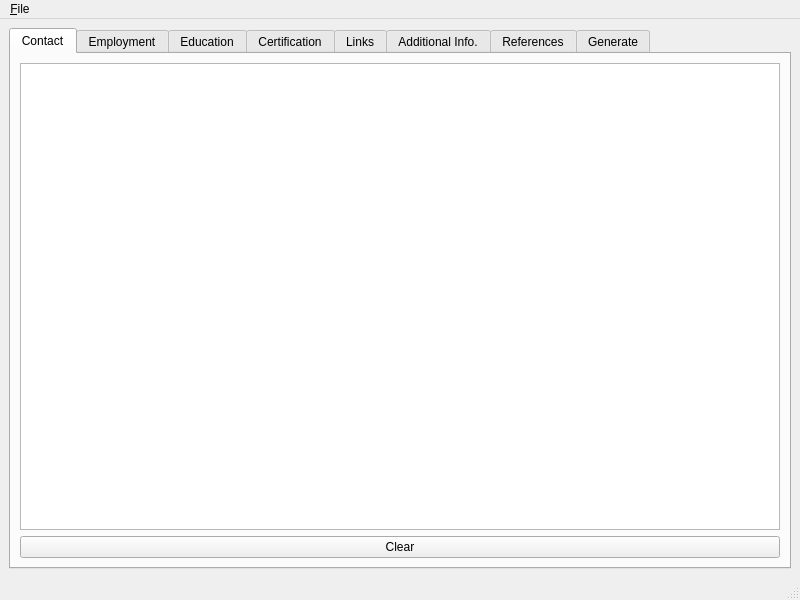
<?xml version="1.0" encoding="UTF-8"?>
<ui version="4.0">
 <class>MainWindow</class>
 <widget class="QMainWindow" name="MainWindow">
  <property name="geometry">
   <rect>
    <x>0</x>
    <y>0</y>
    <width>800</width>
    <height>600</height>
   </rect>
  </property>
  <property name="windowTitle">
   <string>MainWindow</string>
  </property>
  <widget class="QWidget" name="centralwidget">
   <layout class="QGridLayout" name="gridLayout">
    <item row="0" column="0">
     <widget class="QTabWidget" name="tabWidget">
      <property name="currentIndex">
       <number>0</number>
      </property>
      <widget class="QWidget" name="contact">
       <attribute name="title">
        <string>Contact</string>
       </attribute>
       <layout class="QGridLayout" name="gridLayout_2">
        <item row="0" column="0">
         <widget class="QTableView" name="contactView"/>
        </item>
        <item row="1" column="0">
         <widget class="QPushButton" name="clear_contact">
          <property name="text">
           <string>Clear</string>
          </property>
         </widget>
        </item>
       </layout>
      </widget>
      <widget class="QWidget" name="employment">
       <attribute name="title">
        <string>Employment</string>
       </attribute>
       <layout class="QGridLayout" name="gridLayout_3">
        <item row="0" column="1">
         <widget class="QScrollArea" name="scrollArea">
          <property name="widgetResizable">
           <bool>true</bool>
          </property>
          <widget class="QWidget" name="scrollAreaWidgetContents">
           <property name="geometry">
            <rect>
             <x>0</x>
             <y>0</y>
             <width>764</width>
             <height>438</height>
            </rect>
           </property>
           <layout class="QGridLayout" name="gridLayout_5">
            <item row="0" column="0">
             <layout class="QGridLayout" name="employmentGrid"/>
            </item>
           </layout>
          </widget>
         </widget>
        </item>
        <item row="1" column="1">
         <widget class="QPushButton" name="newEmployment">
          <property name="text">
           <string>New</string>
          </property>
         </widget>
        </item>
       </layout>
      </widget>
      <widget class="QWidget" name="education">
       <attribute name="title">
        <string>Education</string>
       </attribute>
       <layout class="QGridLayout" name="gridLayout_4">
        <item row="0" column="0">
         <widget class="QScrollArea" name="scrollArea_2">
          <property name="widgetResizable">
           <bool>true</bool>
          </property>
          <widget class="QWidget" name="scrollAreaWidgetContents_2">
           <property name="geometry">
            <rect>
             <x>0</x>
             <y>0</y>
             <width>764</width>
             <height>438</height>
            </rect>
           </property>
           <layout class="QGridLayout" name="gridLayout_7">
            <item row="0" column="0">
             <layout class="QGridLayout" name="educationGrid"/>
            </item>
           </layout>
          </widget>
         </widget>
        </item>
        <item row="1" column="0">
         <widget class="QPushButton" name="newEducation">
          <property name="text">
           <string>New</string>
          </property>
         </widget>
        </item>
       </layout>
      </widget>
      <widget class="QWidget" name="certification">
       <attribute name="title">
        <string>Certification</string>
       </attribute>
       <layout class="QGridLayout" name="gridLayout_8">
        <item row="0" column="1">
         <widget class="QScrollArea" name="scrollArea_3">
          <property name="widgetResizable">
           <bool>true</bool>
          </property>
          <widget class="QWidget" name="scrollAreaWidgetContents_3">
           <property name="geometry">
            <rect>
             <x>0</x>
             <y>0</y>
             <width>764</width>
             <height>438</height>
            </rect>
           </property>
           <layout class="QGridLayout" name="gridLayout_6">
            <item row="0" column="0">
             <layout class="QGridLayout" name="certificationGrid"/>
            </item>
           </layout>
          </widget>
         </widget>
        </item>
        <item row="1" column="1">
         <widget class="QPushButton" name="newCertification">
          <property name="text">
           <string>New</string>
          </property>
         </widget>
        </item>
       </layout>
      </widget>
      <widget class="QWidget" name="links">
       <attribute name="title">
        <string>Links</string>
       </attribute>
       <layout class="QGridLayout" name="gridLayout_9">
        <item row="0" column="0">
         <widget class="QScrollArea" name="scrollArea_4">
          <property name="widgetResizable">
           <bool>true</bool>
          </property>
          <widget class="QWidget" name="scrollAreaWidgetContents_4">
           <property name="geometry">
            <rect>
             <x>0</x>
             <y>0</y>
             <width>764</width>
             <height>438</height>
            </rect>
           </property>
           <layout class="QGridLayout" name="gridLayout_11">
            <item row="0" column="0">
             <layout class="QGridLayout" name="linksGrid"/>
            </item>
           </layout>
          </widget>
         </widget>
        </item>
        <item row="1" column="0">
         <widget class="QPushButton" name="newLink">
          <property name="text">
           <string>New</string>
          </property>
         </widget>
        </item>
       </layout>
      </widget>
      <widget class="QWidget" name="additionalInfo">
       <attribute name="title">
        <string>Additional Info.</string>
       </attribute>
       <layout class="QGridLayout" name="gridLayout_10">
        <item row="0" column="0">
         <widget class="QScrollArea" name="scrollArea_5">
          <property name="widgetResizable">
           <bool>true</bool>
          </property>
          <widget class="QWidget" name="scrollAreaWidgetContents_5">
           <property name="geometry">
            <rect>
             <x>0</x>
             <y>0</y>
             <width>764</width>
             <height>438</height>
            </rect>
           </property>
           <layout class="QGridLayout" name="gridLayout_12">
            <item row="0" column="0">
             <layout class="QGridLayout" name="additionalInfoGrid"/>
            </item>
           </layout>
          </widget>
         </widget>
        </item>
        <item row="1" column="0">
         <widget class="QPushButton" name="newAdditionalInfo">
          <property name="text">
           <string>New</string>
          </property>
         </widget>
        </item>
       </layout>
      </widget>
      <widget class="QWidget" name="references">
       <attribute name="title">
        <string>References</string>
       </attribute>
       <layout class="QGridLayout" name="gridLayout_13">
        <item row="0" column="0">
         <widget class="QScrollArea" name="scrollArea_6">
          <property name="widgetResizable">
           <bool>true</bool>
          </property>
          <widget class="QWidget" name="scrollAreaWidgetContents_6">
           <property name="geometry">
            <rect>
             <x>0</x>
             <y>0</y>
             <width>764</width>
             <height>438</height>
            </rect>
           </property>
           <layout class="QGridLayout" name="gridLayout_15">
            <item row="0" column="0">
             <layout class="QGridLayout" name="referencesGrid"/>
            </item>
           </layout>
          </widget>
         </widget>
        </item>
        <item row="1" column="0">
         <widget class="QPushButton" name="newReferences">
          <property name="text">
           <string>New</string>
          </property>
         </widget>
        </item>
       </layout>
      </widget>
      <widget class="QWidget" name="generate">
       <attribute name="title">
        <string>Generate</string>
       </attribute>
       <layout class="QGridLayout" name="gridLayout_16">
        <item row="0" column="0">
         <layout class="QGridLayout" name="gridLayout_14">
          <item row="1" column="0">
           <widget class="QGroupBox" name="groupBox_2">
            <property name="title">
             <string>Resume [PDF]</string>
            </property>
            <layout class="QGridLayout" name="gridLayout_18">
             <item row="0" column="0">
              <widget class="QLineEdit" name="resume_path_pdf"/>
             </item>
             <item row="0" column="1">
              <widget class="QPushButton" name="navigate_resume_pdf">
               <property name="text">
                <string>Browse</string>
               </property>
              </widget>
             </item>
             <item row="0" column="2">
              <widget class="QPushButton" name="submit_resume">
               <property name="text">
                <string>Save</string>
               </property>
              </widget>
             </item>
            </layout>
           </widget>
          </item>
          <item row="2" column="0">
           <widget class="QGroupBox" name="groupBox_3">
            <property name="title">
             <string>All [JSON]</string>
            </property>
            <layout class="QGridLayout" name="gridLayout_19">
             <item row="0" column="0">
              <widget class="QLineEdit" name="json_path"/>
             </item>
             <item row="0" column="1">
              <widget class="QPushButton" name="navigate_json">
               <property name="text">
                <string>Browse</string>
               </property>
              </widget>
             </item>
             <item row="0" column="2">
              <widget class="QPushButton" name="submit_json">
               <property name="text">
                <string>Save</string>
               </property>
              </widget>
             </item>
            </layout>
           </widget>
          </item>
          <item row="0" column="0">
           <widget class="QGroupBox" name="groupBox">
            <property name="title">
             <string>References [PDF]</string>
            </property>
            <layout class="QGridLayout" name="gridLayout_17">
             <item row="0" column="1">
              <widget class="QPushButton" name="navigate_references_pdf">
               <property name="text">
                <string>Browse</string>
               </property>
              </widget>
             </item>
             <item row="0" column="0">
              <widget class="QLineEdit" name="references_path_pdf"/>
             </item>
             <item row="0" column="2">
              <widget class="QPushButton" name="submit_references">
               <property name="text">
                <string>Save</string>
               </property>
              </widget>
             </item>
            </layout>
           </widget>
          </item>
         </layout>
        </item>
       </layout>
      </widget>
     </widget>
    </item>
   </layout>
  </widget>
  <widget class="QMenuBar" name="menubar">
   <property name="geometry">
    <rect>
     <x>0</x>
     <y>0</y>
     <width>800</width>
     <height>32</height>
    </rect>
   </property>
   <widget class="QMenu" name="menuFile">
    <property name="title">
     <string>&amp;File</string>
    </property>
    <addaction name="action_Exit"/>
   </widget>
   <addaction name="menuFile"/>
  </widget>
  <widget class="QStatusBar" name="statusbar"/>
  <action name="action_Exit">
   <property name="text">
    <string>&amp;Exit</string>
   </property>
  </action>
 </widget>
 <resources/>
 <connections/>
</ui>
